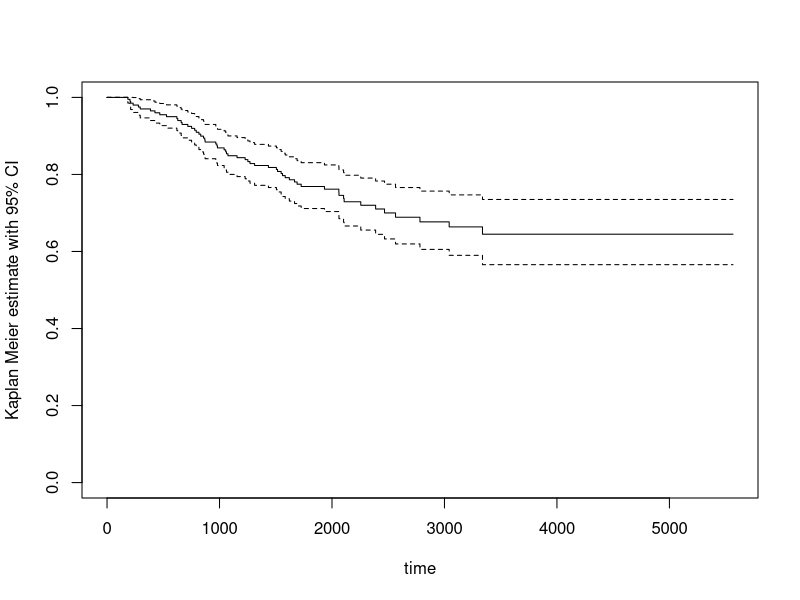
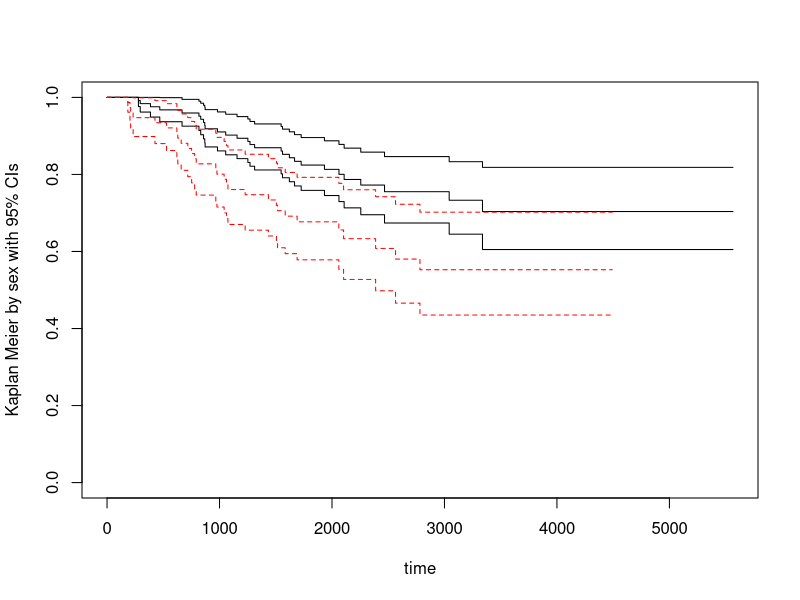

Write R code to recreate these figures, in order.
## ---- chunk 1
library(MASS)
library(survival)
data(Melanoma)
## ---- chunk 2
kmfit <- survfit(Surv(time, status == 1) ~ 1, data = Melanoma)
summary(kmfit, times = seq(0, 6000, 500))
summary(kmfit)
#  Create a plot of our Kaplan-Meier curve along with 95% confidence interval
plot(kmfit, ylab="Kaplan Meier estimate with 95% CI", xlab="time")
## ---- chunk 3
kmfit.bysex <- survfit(Surv(time, status == 1) ~ sex, data = Melanoma)
#Kaplan-Meier curves, with separate colors by gender and a legend
plot(kmfit.bysex, conf.int = TRUE, col = c("black", "red"), lty = 1:2,
ylab="Kaplan Meier by sex with 95% CIs", xlab="time",
legend.text = c("Female","Male"))
#a log-rank test to test for a difference across the two group
survdiff(Surv(time, status == 1) ~ sex, data = Melanoma)
## ---- chunk 4
coxfit <- coxph(Surv(time,status==1) ~ sex, data=Melanoma)
summary(coxfit)
# Cox model with an age adjustment
coxfit.age <- coxph(Surv(time,status==1) ~ sex + age, data=Melanoma)
summary(coxfit.age)
